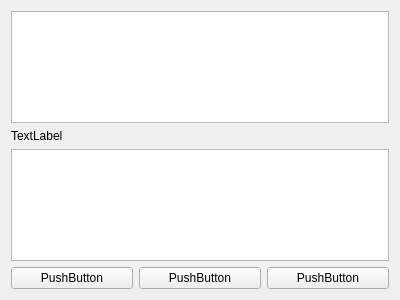
<?xml version="1.0" encoding="UTF-8"?>
<ui version="4.0">
 <class>Form</class>
 <widget class="QWidget" name="Form">
  <property name="geometry">
   <rect>
    <x>0</x>
    <y>0</y>
    <width>400</width>
    <height>300</height>
   </rect>
  </property>
  <property name="windowTitle">
   <string>Form</string>
  </property>
  <layout class="QVBoxLayout" name="verticalLayout_2">
   <item>
    <layout class="QVBoxLayout" name="verticalLayout">
     <item>
      <widget class="QGraphicsView" name="graphicsView"/>
     </item>
     <item>
      <widget class="QLabel" name="label">
       <property name="text">
        <string>TextLabel</string>
       </property>
      </widget>
     </item>
     <item>
      <widget class="QTextEdit" name="textEdit"/>
     </item>
    </layout>
   </item>
   <item>
    <layout class="QHBoxLayout" name="horizontalLayout_5">
     <item>
      <widget class="QPushButton" name="openfileBtn">
       <property name="text">
        <string>PushButton</string>
       </property>
      </widget>
     </item>
     <item>
      <widget class="QPushButton" name="qrgenBtn">
       <property name="text">
        <string>PushButton</string>
       </property>
      </widget>
     </item>
     <item>
      <widget class="QPushButton" name="savefileBtn">
       <property name="text">
        <string>PushButton</string>
       </property>
      </widget>
     </item>
    </layout>
   </item>
  </layout>
 </widget>
 <resources/>
 <connections/>
</ui>
